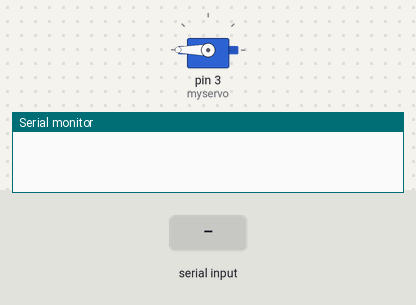
A sketch run on a simulated Arduino Uno, built with avr-gcc and run on an emulated ATmega328P. On the bench: servo, the last lines printed to the serial monitor. The test bench sets the inputs (shaded band).

Above: at 1.2 s.
1.3 s: "90,45\n" received over Serial
At 3.5 s:
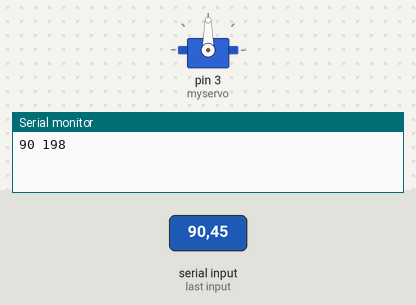
3.8 s: "30,150\n" received over Serial
At 5.6 s:
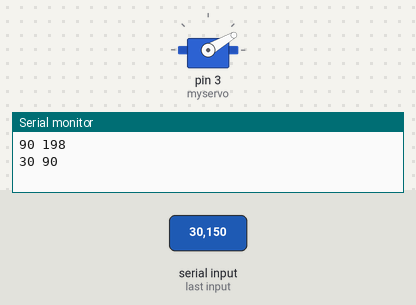
6.3 s: "5\n" received over Serial
At 8.5 s:
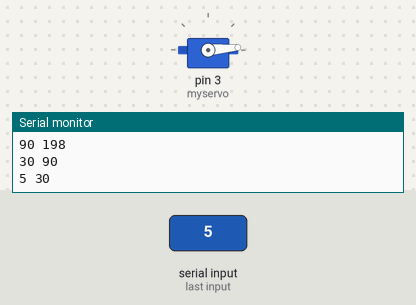
8.8 s: "90\n" received over Serial
At 10.5 s:
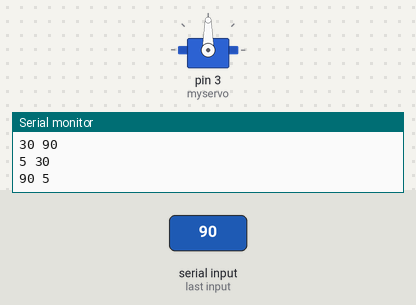
11.3 s: "200\n" received over Serial
At 13.6 s:
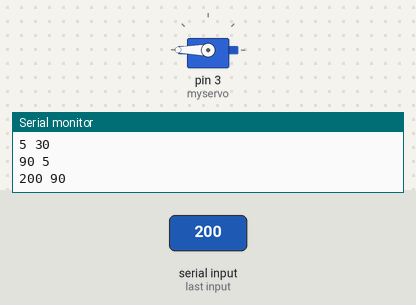
Timing chart, 0 to 14.8 s (numbered marks = the images above; inputs shaded):
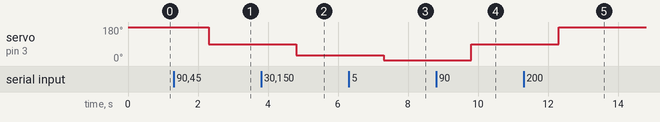

The sketch:

servo.ino
```cpp
#include <Servo.h>

Servo myservo;
int pos = 180;
int old = 198;
int cali = 0;


void setup()
{
  myservo.attach(3);
pinMode(3, OUTPUT);
  pos = pos + cali;
  myservo.write(pos);
  Serial.begin(9600);
}

void loop()
{
  if (Serial.available() > 0) {
                pos = Serial.readString().toInt();
                pos = pos + cali;

               if (pos != old) {
                 pinMode(3, OUTPUT);
         myservo.write(pos);
         Serial.print(pos);
        Serial.print(" ");
        Serial.println(old);
                old = pos;
                delay(500);
                pinMode(3, INPUT);
       }

        }

}
```

Measured:
- after the input at 1.3 s, servo on pin 3 (myservo): 180° → 90° after 1.0 s
- after the input at 3.8 s, servo on pin 3 (myservo): 90° → 30° after 1.0 s
- after the input at 6.3 s, servo on pin 3 (myservo): 30° → 5° after 1.0 s
- after the input at 8.8 s, servo on pin 3 (myservo): 5° → 90° after 1.0 s
- after the input at 11.3 s, servo on pin 3 (myservo): 90° → 180° after 1.0 s
